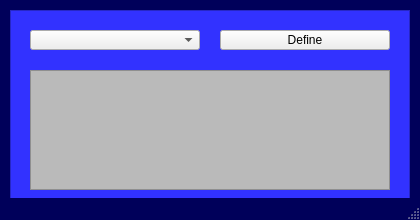
<?xml version="1.0" encoding="UTF-8"?>
<ui version="4.0">
 <class>condictMainWin</class>
 <widget class="QMainWindow" name="condictMainWin">
  <property name="geometry">
   <rect>
    <x>0</x>
    <y>0</y>
    <width>420</width>
    <height>220</height>
   </rect>
  </property>
  <property name="windowTitle">
   <string>MainWindow</string>
  </property>
  <property name="styleSheet">
   <string notr="true">#condictMainWin {
	background-color: rgb(0, 0, 90);
}</string>
  </property>
  <widget class="QWidget" name="centralwidget">
   <widget class="QFrame" name="condictFrame">
    <property name="geometry">
     <rect>
      <x>10</x>
      <y>10</y>
      <width>400</width>
      <height>200</height>
     </rect>
    </property>
    <property name="styleSheet">
     <string notr="true">#condictFrame{
	background-color: rgb(50, 50, 255)
}
</string>
    </property>
    <property name="frameShape">
     <enum>QFrame::StyledPanel</enum>
    </property>
    <property name="frameShadow">
     <enum>QFrame::Raised</enum>
    </property>
    <widget class="QComboBox" name="condition">
     <property name="geometry">
      <rect>
       <x>20</x>
       <y>20</y>
       <width>170</width>
       <height>20</height>
      </rect>
     </property>
    </widget>
    <widget class="QTextBrowser" name="conditDef">
     <property name="geometry">
      <rect>
       <x>20</x>
       <y>60</y>
       <width>360</width>
       <height>120</height>
      </rect>
     </property>
     <property name="styleSheet">
      <string notr="true">#conditDef{
	background-color: rgb(186, 186, 186)
}</string>
     </property>
     <property name="html">
      <string>&lt;!DOCTYPE HTML PUBLIC &quot;-//W3C//DTD HTML 4.0//EN&quot; &quot;http://www.w3.org/TR/REC-html40/strict.dtd&quot;&gt;
&lt;html&gt;&lt;head&gt;&lt;meta name=&quot;qrichtext&quot; content=&quot;1&quot; /&gt;&lt;style type=&quot;text/css&quot;&gt;
p, li { white-space: pre-wrap; }
&lt;/style&gt;&lt;/head&gt;&lt;body style=&quot; font-family:'MS Shell Dlg 2'; font-size:8.25pt; font-weight:400; font-style:normal;&quot;&gt;
&lt;p align=&quot;justify&quot; style=&quot;-qt-paragraph-type:empty; margin-top:12px; margin-bottom:12px; margin-left:0px; margin-right:0px; -qt-block-indent:0; text-indent:0px;&quot;&gt;&lt;br /&gt;&lt;/p&gt;&lt;/body&gt;&lt;/html&gt;</string>
     </property>
    </widget>
    <widget class="QPushButton" name="defineButton">
     <property name="geometry">
      <rect>
       <x>210</x>
       <y>20</y>
       <width>170</width>
       <height>20</height>
      </rect>
     </property>
     <property name="text">
      <string>Define</string>
     </property>
    </widget>
   </widget>
  </widget>
  <widget class="QStatusBar" name="statusbar"/>
 </widget>
 <resources/>
 <connections/>
</ui>
